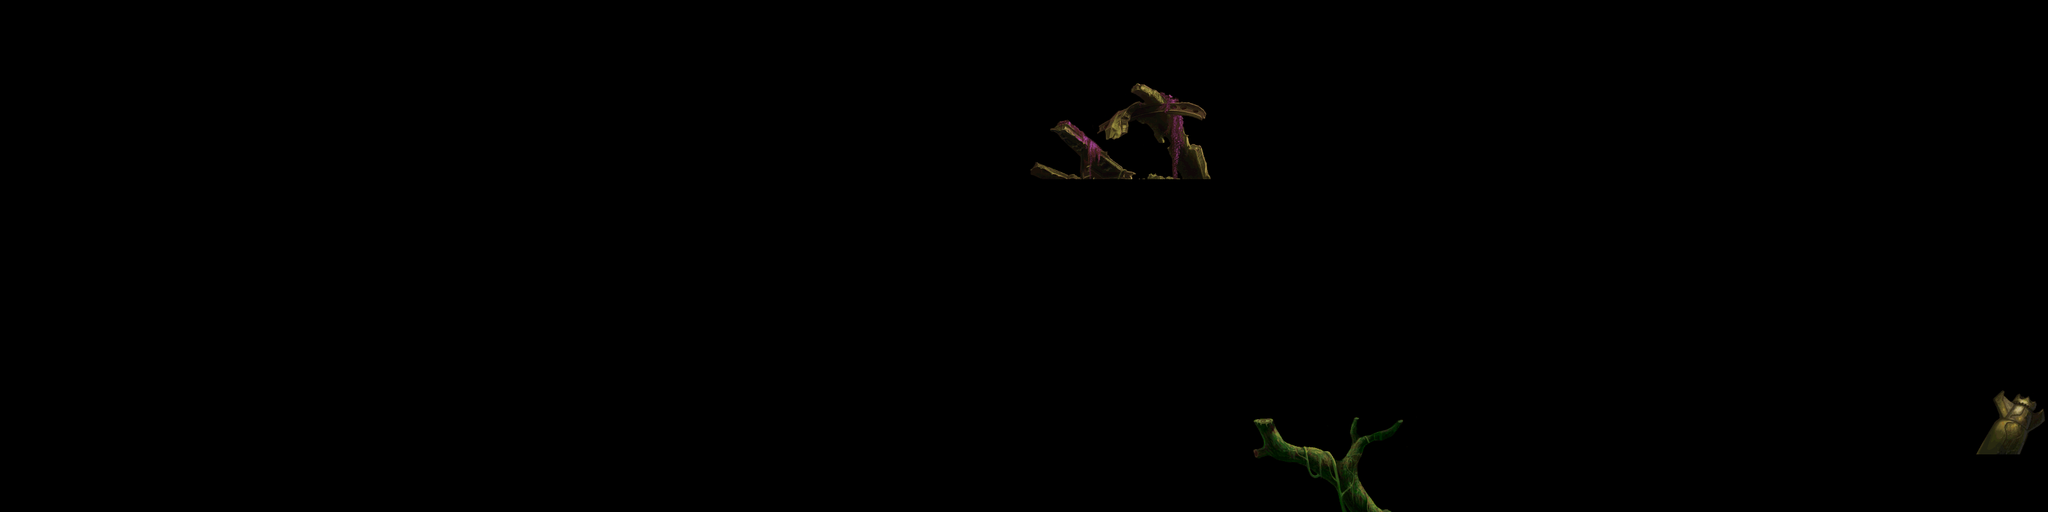

This game map was drawn from its Tiled (.tmx) file and the tilesets committed beside it. A one-line description and the trimmed map source follow:
An orthogonal 80x20 tile map with 40x40 px tiles, 2 tile layers (land1, land2).

<map version="1.0" orientation="orthogonal" width="80" height="20" tilewidth="40" tileheight="40">
 <tileset firstgid="1" name="c-jinjing" tilewidth="40" tileheight="40">
  <image source="c-jinjing.png" width="1775" height="506" />
 </tileset>
 <layer name="land1" width="80" height="20">
  <data>[1600 cells, 90 non-empty, 90 distinct tile ids]</data>
 </layer>
 <layer name="land2" width="80" height="20">
  <data>[1600 cells, 25 non-empty, 25 distinct tile ids]</data>
 </layer>
</map>
